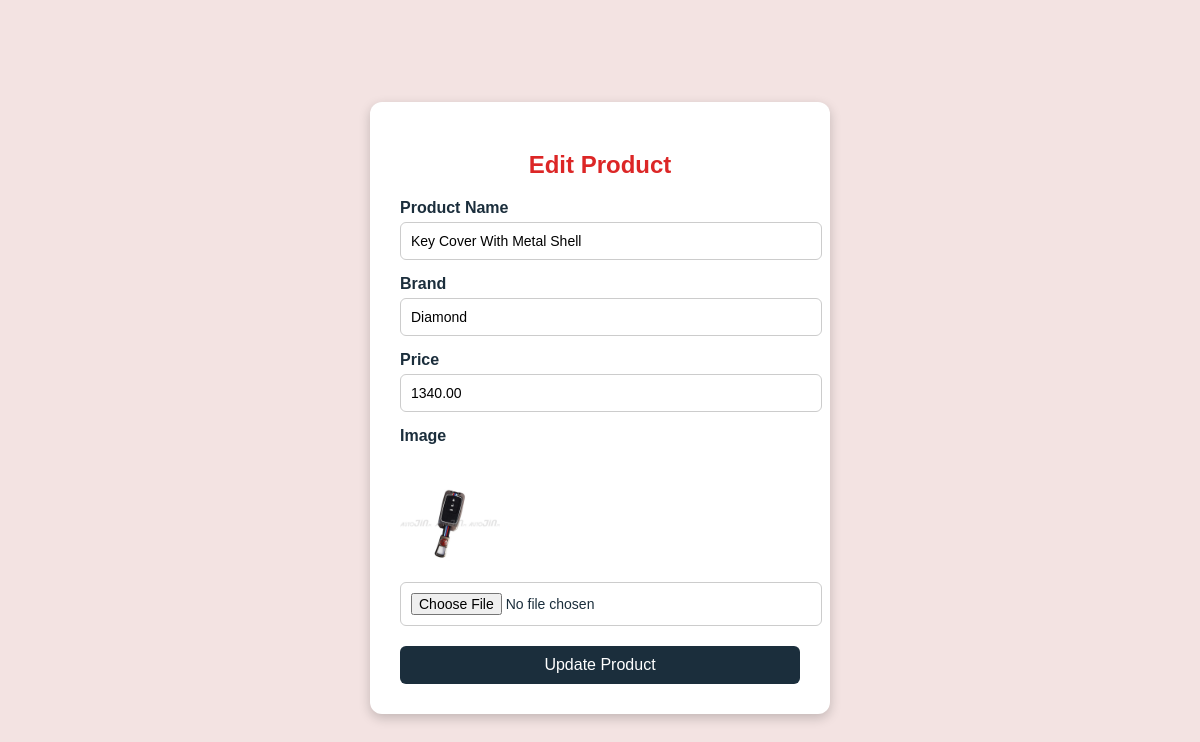
Screenshot of /edit_product.php?id=3 with the database file from the repository.
### tables this page shows
CREATE TABLE `products` (
  `id` int(11) NOT NULL,
  `productname` varchar(255) NOT NULL,
  `brand` varchar(255) NOT NULL,
  `price` decimal(10,2) NOT NULL,
  `image` varchar(255) NOT NULL
);

### edit_product.php (the view, shortened to what this page needs)
<?php
$conn = new mysqli("localhost", "root", "", "autojin");
if (isset($_GET['id'])) {
    $id = intval($_GET['id']);
    $result = $conn->query("SELECT * FROM products WHERE id = $id");
    $product = $result->fetch_assoc();
}
?>
<!DOCTYPE html>
<html lang="en">
<head>
</head>
<body>
<div class="edit-form">
    <h2>Edit Product</h2>
    <form method="POST" enctype="multipart/form-data">
        <label>Product Name</label>
        <input type="text" name="productname" value="<?= htmlspecialchars($product['productname']) ?>" required>
        <label>Brand</label>
        <input type="text" name="brand" value="<?= htmlspecialchars($product['brand']) ?>" required>
        <label>Price</label>
        <input type="text" name="price" value="<?= htmlspecialchars($product['price']) ?>" required>
        <label>Image</label><br>
        <img src="<?= $product['image'] ?>" alt="Current Image"><br>
        <input type="file" name="image">
        <input type="submit" value="Update Product">
    </form>
</div>
</body>
</html>

### edit_product.php (style rules this page uses)
body { font-family: Arial, sans-serif; background-color: #F3E3E2; display: flex; justify-content: center; align-items: center; height: 100vh; }
.edit-form { background: #fff; padding: 30px; border-radius: 12px; box-shadow: 0 4px 12px rgba(0, 0, 0, 0.2); width: 400px; color: #1B2E3C; }
.edit-form h2 { text-align: center; color: #dc2626; margin-bottom: 20px; }
.edit-form label { display: block; margin-top: 15px; font-weight: bold; }
.edit-form input[type="text"], .edit-form input[type="number"], .edit-form input[type="file"] { width: 100%; padding: 10px; margin-top: 5px; border: 1px solid #ccc; border-radius: 6px; font-size: 14px; }
.edit-form input[type="submit"] { margin-top: 20px; width: 100%; padding: 10px; background-color: #1B2E3C; color: #fff; border: none; border-radius: 6px; cursor: pointer; font-size: 16px; transition: background 0.3s; }
.edit-form img { margin-top: 10px; max-width: 100px; height: auto; }

### rows the page displays
products: productname "Key Cover With Metal Shell", brand "Diamond", price "1340.00", image (picture)
